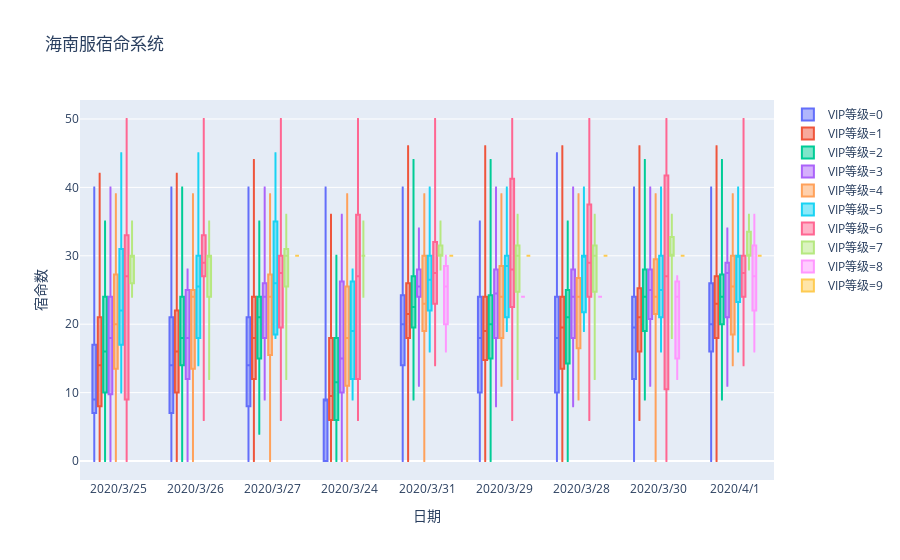

The notebook cell saved with this chart:
### Code cell
fig.show()

### Figure 1 — Plotly figure (JSON) as saved in the notebook; plotly's stock layout.template omitted (floating-point values rounded to 4 significant figures; data arrays with more than 128 entries replaced by an {"elided": "..."} marker saying what was removed)
{"data": [{"alignmentgroup": "True", "boxpoints": false, "hoverlabel": {"namelength": 0}, "hovertemplate": "VIP等级=0<br>日期=%{x}<br>宿命数=%{y}", "legendgroup": "VIP等级=0", "marker": {"color": "#636efa"}, "name": "VIP等级=0", "notched": false, "offsetgroup": "VIP等级=0", "orientation": "v", "showlegend": true, "type": "box", "x": {"elided": "3197 str values"}, "x0": " ", "xaxis": "x", "y": {"elided": "3197 int values"}, "y0": " ", "yaxis": "y"}, {"alignmentgroup": "True", "boxpoints": false, "hoverlabel": {"namelength": 0}, "hovertemplate": "VIP等级=1<br>日期=%{x}<br>宿命数=%{y}", "legendgroup": "VIP等级=1", "marker": {"color": "#EF553B"}, "name": "VIP等级=1", "notched": false, "offsetgroup": "VIP等级=1", "orientation": "v", "showlegend": true, "type": "box", "x": {"elided": "2179 str values"}, "x0": " ", "xaxis": "x", "y": {"elided": "2179 int values"}, "y0": " ", "yaxis": "y"}, {"alignmentgroup": "True", "boxpoints": false, "hoverlabel": {"namelength": 0}, "hovertemplate": "VIP等级=2<br>日期=%{x}<br>宿命数=%{y}", "legendgroup": "VIP等级=2", "marker": {"color": "#00cc96"}, "name": "VIP等级=2", "notched": false, "offsetgroup": "VIP等级=2", "orientation": "v", "showlegend": true, "type": "box", "x": {"elided": "475 str values"}, "x0": " ", "xaxis": "x", "y": {"elided": "475 int values"}, "y0": " ", "yaxis": "y"}, {"alignmentgroup": "True", "boxpoints": false, "hoverlabel": {"namelength": 0}, "hovertemplate": "VIP等级=3<br>日期=%{x}<br>宿命数=%{y}", "legendgroup": "VIP等级=3", "marker": {"color": "#ab63fa"}, "name": "VIP等级=3", "notched": false, "offsetgroup": "VIP等级=3", "orientation": "v", "showlegend": true, "type": "box", "x": {"elided": "180 str values"}, "x0": " ", "xaxis": "x", "y": {"elided": "180 int values"}, "y0": " ", "yaxis": "y"}, {"alignmentgroup": "True", "boxpoints": false, "hoverlabel": {"namelength": 0}, "hovertemplate": "VIP等级=4<br>日期=%{x}<br>宿命数=%{y}", "legendgroup": "VIP等级=4", "marker": {"color": "#FFA15A"}, "name": "VIP等级=4", "notched": false, "offsetgroup": "VIP等级=4", "orientation": "v", "showlegend": true, "type": "box", "x": {"elided": "181 str values"}, "x0": " ", "xaxis": "x", "y": {"elided": "181 int values"}, "y0": " ", "yaxis": "y"}, {"alignmentgroup": "True", "boxpoints": false, "hoverlabel": {"namelength": 0}, "hovertemplate": "VIP等级=5<br>日期=%{x}<br>宿命数=%{y}", "legendgroup": "VIP等级=5", "marker": {"color": "#19d3f3"}, "name": "VIP等级=5", "notched": false, "offsetgroup": "VIP等级=5", "orientation": "v", "showlegend": true, "type": "box", "x": ["2020/3/29", "2020/3/24", "2020/3/25", "2020/4/1", "2020/3/24", "2020/4/1", "2020/3/31", "2020/3/30", "2020/3/31", "2020/3/30", "2020/3/27", "2020/3/26", "2020/3/25", "2020/3/28", "2020/4/1", "2020/3/26", "2020/3/31", "2020/3/26", "2020/3/25", "2020/4/1", "2020/3/25", "2020/3/31", "2020/4/1", "2020/4/1", "2020/4/1", "2020/3/29", "2020/3/29", "2020/3/30", "2020/4/1", "2020/3/24", "2020/3/29", "2020/3/29", "2020/3/26", "2020/4/1", "2020/3/28", "2020/3/31", "2020/3/29", "2020/3/30", "2020/3/28", "2020/3/27", "2020/3/25", "2020/3/25", "2020/3/25", "2020/3/30", "2020/3/28", "2020/3/26", "2020/3/30", "2020/3/31", "2020/3/28", "2020/3/30", "2020/3/24", "2020/3/31", "2020/3/28", "2020/3/27", "2020/3/27", "2020/3/25", "2020/3/31", "2020/3/30", "2020/3/26", "2020/3/31", "2020/3/27", "2020/3/29", "2020/3/31", "2020/3/30", "2020/3/25", "2020/3/26", "2020/3/31", "2020/4/1", "2020/3/24", "2020/3/26", "2020/4/1", "2020/3/28", "2020/3/27", "2020/3/26", "2020/3/25", "2020/3/30", "2020/3/29", "2020/3/31", "2020/3/26", "2020/3/25", "2020/3/27", "2020/3/25", "2020/3/24", "2020/4/1", "2020/4/1", "2020/3/24", "2020/3/27", "2020/3/25"], "x0": " ", "xaxis": "x", "y": [30, 19, 24, 30, 24, 26, 26, 22, 30, 30, 30, 30, 18, 30, 30, 18, 30, 24, 22, 30, 12, 24, 16, 40, 30, 30, 27, 30, 30, 9, 40, 19, 40, 27, 30, 16, 30, 19, 40, 40, 27, 40, 14, 30, 27, 14, 40, 27, 30, 16, 27, 40, 19, 27, 19, 40, 30, 27, 27, 30, 25, 21, 18, 23, 18, 21, 23, 18, 28, 28, 24, 20, 18, 45, 10, 21, 21, 21, 18, 28, 18, 21, 10, 30, 21, 18, 45, 45], "y0": " ", "yaxis": "y"}, {"alignmentgroup": "True", "boxpoints": false, "hoverlabel": {"namelength": 0}, "hovertemplate": "VIP等级=6<br>日期=%{x}<br>宿命数=%{y}", "legendgroup": "VIP等级=6", "marker": {"color": "#FF6692"}, "name": "VIP等级=6", "notched": false, "offsetgroup": "VIP等级=6", "orientation": "v", "showlegend": true, "type": "box", "x": ["2020/3/25", "2020/3/24", "2020/4/1", "2020/3/24", "2020/3/27", "2020/3/31", "2020/3/25", "2020/3/30", "2020/3/25", "2020/3/29", "2020/3/26", "2020/3/28", "2020/3/26", "2020/3/27", "2020/3/27", "2020/3/26", "2020/3/31", "2020/3/25", "2020/3/28", "2020/3/27", "2020/3/30", "2020/4/1", "2020/4/1", "2020/3/28", "2020/3/26", "2020/3/29", "2020/3/27", "2020/3/24", "2020/4/1", "2020/3/30", "2020/3/28", "2020/3/27", "2020/3/26", "2020/3/29", "2020/3/26", "2020/3/26", "2020/3/25", "2020/3/25", "2020/3/31", "2020/3/28", "2020/4/1", "2020/3/29", "2020/3/31", "2020/3/24", "2020/3/30", "2020/3/25", "2020/3/29", "2020/3/24", "2020/3/31", "2020/3/27", "2020/3/29", "2020/3/25", "2020/3/31", "2020/3/29", "2020/3/30", "2020/3/28", "2020/3/28", "2020/4/1", "2020/3/30", "2020/3/26", "2020/3/30", "2020/3/27", "2020/3/28", "2020/3/24"], "x0": " ", "xaxis": "x", "y": [30, 27, 27, 36, 18, 27, 36, 27, 0, 27, 36, 28, 30, 30, 27, 27, 28, 27, 27, 28, 0, 28, 30, 30, 28, 28, 30, 6, 14, 7, 6, 6, 27, 6, 6, 30, 27, 6, 32, 30, 24, 30, 14, 27, 32, 12, 50, 12, 50, 21, 21, 50, 23, 45, 21, 21, 45, 50, 50, 50, 45, 50, 50, 50], "y0": " ", "yaxis": "y"}, {"alignmentgroup": "True", "boxpoints": false, "hoverlabel": {"namelength": 0}, "hovertemplate": "VIP等级=7<br>日期=%{x}<br>宿命数=%{y}", "legendgroup": "VIP等级=7", "marker": {"color": "#B6E880"}, "name": "VIP等级=7", "notched": false, "offsetgroup": "VIP等级=7", "orientation": "v", "showlegend": true, "type": "box", "x": ["2020/3/27", "2020/3/24", "2020/3/25", "2020/3/31", "2020/3/30", "2020/3/26", "2020/3/31", "2020/3/29", "2020/3/26", "2020/4/1", "2020/3/26", "2020/3/31", "2020/4/1", "2020/3/28", "2020/3/29", "2020/3/29", "2020/4/1", "2020/3/27", "2020/3/24", "2020/3/25", "2020/3/30", "2020/3/29", "2020/3/27", "2020/3/28", "2020/3/28", "2020/3/25", "2020/3/27", "2020/3/24", "2020/3/30", "2020/3/28", "2020/3/30", "2020/3/31", "2020/4/1", "2020/3/31", "2020/3/27", "2020/3/27", "2020/3/27", "2020/3/24", "2020/3/25", "2020/3/29", "2020/3/26", "2020/3/31", "2020/4/1", "2020/4/1", "2020/3/30", "2020/3/24", "2020/3/29", "2020/3/26", "2020/3/25", "2020/4/1", "2020/3/26", "2020/3/30", "2020/3/28", "2020/3/25", "2020/3/29", "2020/3/28", "2020/3/28", "2020/3/29", "2020/3/30", "2020/3/24", "2020/3/27", "2020/3/27", "2020/3/28", "2020/3/28", "2020/3/31", "2020/3/30", "2020/3/29", "2020/3/27", "2020/3/25", "2020/3/26", "2020/3/28", "2020/3/29", "2020/4/1", "2020/3/27", "2020/3/28", "2020/3/26", "2020/3/27", "2020/3/26", "2020/3/29", "2020/3/25", "2020/3/30"], "x0": " ", "xaxis": "x", "y": [30, 24, 24, 30, 36, 30, 28, 18, 30, 30, 24, 30, 30, 18, 30, 36, 28, 24, 30, 30, 30, 30, 30, 30, 30, 30, 36, 30, 30, 36, 18, 32, 35, 30, 30, 27, 32, 30, 30, 32, 30, 35, 30, 36, 30, 30, 35, 30, 30, 32, 35, 35, 35, 35, 30, 27, 32, 27, 32, 35, 30, 35, 30, 12, 30, 30, 12, 24, 28, 12, 24, 30, 30, 12, 30, 24, 30, 30, 24, 24, 30], "y0": " ", "yaxis": "y"}, {"alignmentgroup": "True", "boxpoints": false, "hoverlabel": {"namelength": 0}, "hovertemplate": "VIP等级=8<br>日期=%{x}<br>宿命数=%{y}", "legendgroup": "VIP等级=8", "marker": {"color": "#FF97FF"}, "name": "VIP等级=8", "notched": false, "offsetgroup": "VIP等级=8", "orientation": "v", "showlegend": true, "type": "box", "x": ["2020/3/28", "2020/4/1", "2020/3/30", "2020/4/1", "2020/3/31", "2020/3/29", "2020/3/30", "2020/4/1", "2020/3/31", "2020/3/31", "2020/4/1", "2020/3/31", "2020/4/1", "2020/3/30"], "x0": " ", "xaxis": "x", "y": [24, 24, 24, 36, 24, 24, 27, 27, 27, 30, 16, 16, 30, 12], "y0": " ", "yaxis": "y"}, {"alignmentgroup": "True", "boxpoints": false, "hoverlabel": {"namelength": 0}, "hovertemplate": "VIP等级=9<br>日期=%{x}<br>宿命数=%{y}", "legendgroup": "VIP等级=9", "marker": {"color": "#FECB52"}, "name": "VIP等级=9", "notched": false, "offsetgroup": "VIP等级=9", "orientation": "v", "showlegend": true, "type": "box", "x": ["2020/3/30", "2020/3/31", "2020/3/28", "2020/4/1", "2020/3/27", "2020/3/29", "2020/3/30", "2020/3/31", "2020/3/28", "2020/4/1", "2020/3/29"], "x0": " ", "xaxis": "x", "y": [30, 30, 30, 30, 30, 30, 30, 30, 30, 30, 30], "y0": " ", "yaxis": "y"}], "layout": {"boxmode": "group", "legend": {"tracegroupgap": 0}, "title": {"text": "海南服宿命系统"}, "xaxis": {"anchor": "y", "domain": [0, 1], "title": {"text": "日期"}}, "yaxis": {"anchor": "x", "domain": [0, 1], "title": {"text": "宿命数"}}}}
